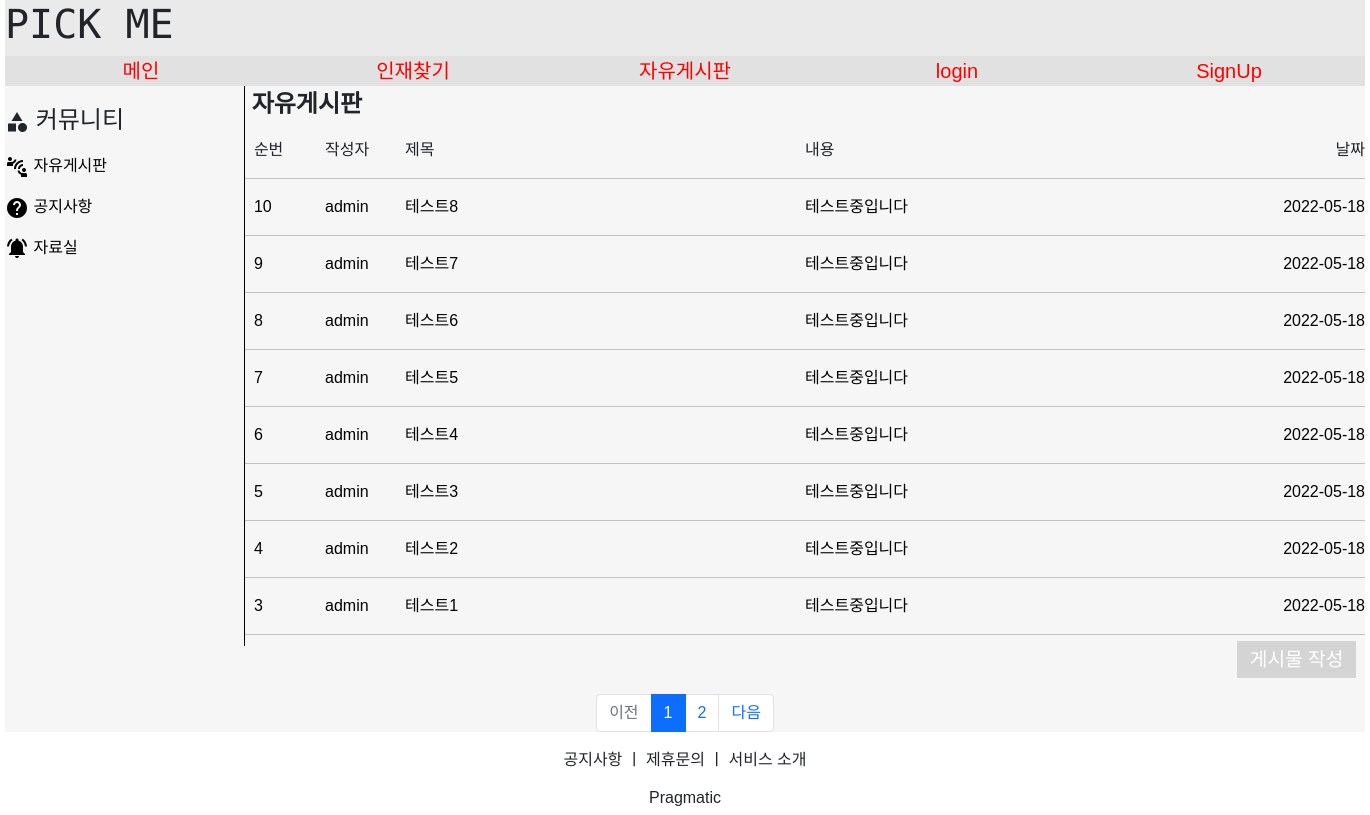
The app's page /board/board_list with its own data.
### boardapp/models.py (models this page shows)
class Board_Model(models.Model):
    board_user = models.ForeignKey(MyUser, on_delete=models.CASCADE, related_name='board_user')
    board_title = models.CharField(max_length=2000)
    board_detail = models.TextField()
    board_date_time = models.DateTimeField(auto_now=True)
    board_file = models.FileField(upload_to='board/', null=True, blank=True)

### accountapp/models.py (models this page shows)
class MyUser(AbstractUser):
    nickname = models.CharField(max_length=20, unique=True)
    company_group = models.CharField(max_length=100)
    company_number = models.CharField(max_length=200)
    company_name = models.CharField(max_length=200)
    company_ceo = models.CharField(max_length=100)
    company_logo = models.FileField(upload_to='company_logo/', null=True, blank=True)
    company_phone_number = models.CharField(max_length=100)
    company_paper = models.FileField(upload_to='company_paper/', null=True, blank=True)

### boardapp/views.py (the view)
# urls.py: path('board_list', views.board_list, name='board_list'),
def board_list(request):
    context={}
    page = request.GET.get('page', '1')
    board = Board_Model.objects.all().order_by('-board_date_time')
    count = len(board)
    paginator = Paginator(board, 8)
    page_obj = paginator.get_page(page)
    context['board'] = page_obj
    context['count'] = count
    return render(request, 'board_list.html', context)

### boardapp/templates/board_list.html (shortened to what this page needs)
{% extends 'base-board.html' %}
{% block content %}
    {% load static %}
    <link rel="stylesheet" href="{% static 'css/board.css' %}">
    <div class="board_content">
        <div class="board_menu">
            <div class="self_margin"></div>
            <div style="font-size:1.5rem;">
                <i style="vertical-align:middle;" class="material-icons">category</i>
                커뮤니티
            </div>
            <div>
                <a href="{% url 'boardapp:board_list' %}">
                    <i style="vertical-align:middle;" class="material-icons">connect_without_contact</i>
                    자유게시판
                </a>
                <a href="{% url 'boardapp:board_gonge_list' %}">
                    <i style="vertical-align:middle;" class="material-icons">help</i>
                    공지사항
                </a>
                <a href="{% url 'boardapp:board_jaro_list' %}">
                    <i style="vertical-align:middle;" class="material-icons">notifications_active</i>
                    자료실
                </a>
            </div>
        </div>
        <div class="board_list">
            <div style="font-size:1.5rem; font-weight:bold;">
                &nbsp;자유게시판
            </div>
            <div class="board_main">
                <div style="width:5rem; height:1.5rem; overflow:hidden; text-overflow:ellipsis;">
                    &nbsp;
                    순번
                </div>
                <div style="width:5rem; height:1.5rem; overflow:hidden; text-overflow:ellipsis;">
                    작성자
                </div>
                <div style="width:25rem; height:1.5rem; overflow:hidden; text-overflow:ellipsis;">
                    제목
                </div>
                <div style="width:25rem; height:1.5rem; overflow:hidden; text-overflow:ellipsis;">
                    내용
                </div>
                <div style="width:10rem; display:flex;">
                    <div style="margin-left:auto;">
                        날짜
                    </div>
                </div>
            </div>
            <hr>
            {% for list in board %}
                <a href="{% url 'boardapp:board_detail' title=list.pk %}">
                    <div class="board_main">
                        <div style="width:5rem; height:1.5rem; overflow:hidden; text-overflow:ellipsis;">
                            {{ list.pk }}
                        </div>
                        <div style="width:5rem; height:1.5rem; overflow:hidden; text-overflow:ellipsis;">
                            {{ list.board_user }}
                        </div>
                        <div style="width:25rem; height:1.5rem; overflow:hidden; text-overflow:ellipsis;">
                            {{ list.board_title }}
                        </div>
                        <div style="width:25rem; height:1.5rem; overflow:hidden; text-overflow:ellipsis;">
                            {{ list.board_detail }}
                        </div>
                        <div style="width:10rem; display:flex;">
                            <div style="margin-left:auto;">
                                {{ list.board_date_time|date:"Y-m-d" }}
                            </div>
                        </div>
                    </div>
                </a>
                <hr>
            {% endfor %}
        </div>
    </div>
    <div style="width:8rem; height:3rem; margin-left:auto;">
        <a href="{% url 'boardapp:board_write' pk=request.user.pk %}" style="margin-left:auto;">
            <span class="board_push">게시물 작성</span>
        </a>
    </div>
    <ul class="pagination justify-content-center">
        {% if board.has_previous %}
            <li class="page-item">
                <a class="page-link" href="?page={{ board.previous_page_number }}">이전</a>
            </li>
        {% else %}
            <li class="page-item disabled">
                <a class="page-link" tabindex="-1" aria-disabled="true" href="#">이전</a>
            </li>
        {% endif %}
        {% for page_number in board.paginator.page_range %}
            {% if page_number >= board.number|add:-5 and page_number <= board.number|add:5 %}
                {% if page_number == board.number %}
                    <li class="page-item active" aria-current="page">
                        <a class="page-link" href="?page={{ page_number }}">{{ page_number }}</a>
                    </li>
                {% else %}
                    <li class="page-item">
                        <a class="page-link" href="?page={{ page_number }}">{{ page_number }}</a>
                    </li>
                {% endif %}
            {% endif %}
        {% endfor %}
        {% if board.has_next %}
            <li class="page-item">
                <a class="page-link" href="?page={{ board.next_page_number }}">다음</a>
            </li>
        {% else %}
            <li class="page-item disabled">
                <a class="page-link" tabindex="-1" aria-disabled="true" href="#">다음</a>
            </li>
        {% endif %}
    </ul>
{% endblock %}

### static/css/board.css (style rules this page uses)
* { font-family: 'Noto Sans KR', sans-serif; }
a { color:#000000; }
.board_content { width:85rem; height:70vh; display:flex; }
.board_menu { width:15rem; height:70vh; border-right:1px solid black; }
.board_list { width:70rem; height:70vh; }
.board_push { font-size:1.2rem; padding:0.5rem 0.8rem; background:#D4D4D4; color:#FFFFFF; }
.board_main { display:flex; }
.self_margin { width:5rem; height:1rem; }

### templates/head-board.html (style rules this page uses)
a { text-decoration:none }

### records on screen
Board_Model: pk "10", board_user "admin", board_title "테스트8", board_detail "테스트중입니다", board_date_time "2022-05-18"
Board_Model: pk "9", board_user "admin", board_title "테스트7", board_detail "테스트중입니다", board_date_time "2022-05-18"
Board_Model: pk "8", board_user "admin", board_title "테스트6", board_detail "테스트중입니다", board_date_time "2022-05-18"
Board_Model: pk "7", board_user "admin", board_title "테스트5", board_detail "테스트중입니다", board_date_time "2022-05-18"
Board_Model: pk "6", board_user "admin", board_title "테스트4", board_detail "테스트중입니다", board_date_time "2022-05-18"
Board_Model: pk "5", board_user "admin", board_title "테스트3", board_detail "테스트중입니다", board_date_time "2022-05-18"
Board_Model: pk "4", board_user "admin", board_title "테스트2", board_detail "테스트중입니다", board_date_time "2022-05-18"
Board_Model: pk "3", board_user "admin", board_title "테스트1", board_detail "테스트중입니다", board_date_time "2022-05-18"

### other values on screen
{{ page_number }} "1"
{{ page_number }} "2"
